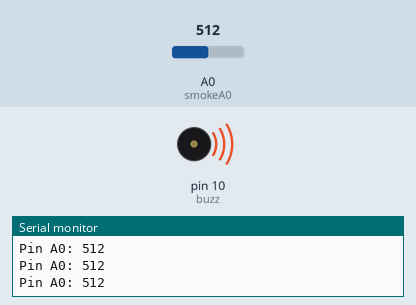
Simulated run of this sketch. Board: Arduino Uno, built with avr-gcc and run on an emulated ATmega328P. On the bench: buzzer (waves = sounding), the last lines printed to the serial monitor. The test bench sets the inputs (shaded band); at power-on: A0 (smokeA0) = 512.

Above: at 1.2 s.
1.3 s: A0 (smokeA0) set to 415
2.8 s: A0 (smokeA0) set to 392
At 3.6 s:
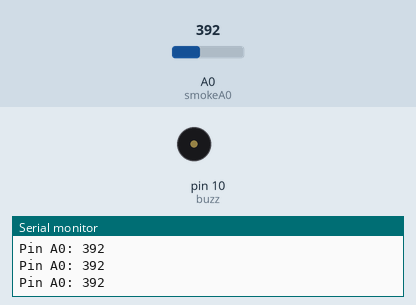
4.3 s: A0 (smokeA0) set to 410
At 4.9 s:
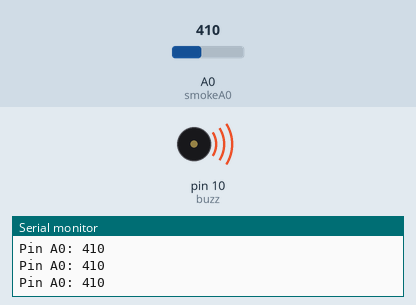
5.8 s: A0 (smokeA0) set to 390
At 6.3 s:
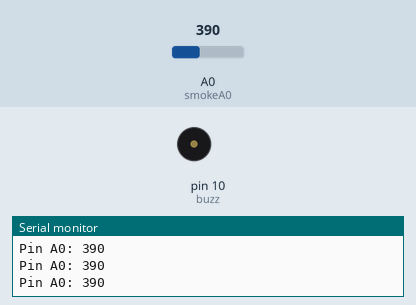
Timing chart, 0 to 8.3 s (numbered marks = the images above; inputs shaded):
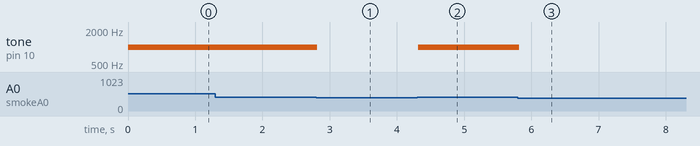

Measured:
- the behaviour switches between 401 and 400 on A0 (smokeA0) (found by bisection; images 0 and 1)
- after the input at 2.8 s, tone on pin 10 (buzz): 1000 Hz → silent at once
- after the input at 4.3 s, tone on pin 10 (buzz): silent → 1000 Hz at once
- after the input at 5.8 s, tone on pin 10 (buzz): 1000 Hz → silent at once

The sketch:

smokedetector.ino
```cpp
int buzz =10;
int smokeA0 = A0;
// Your threshold value
int sensorThres = 400;

void setup() {
  pinMode(smokeA0, INPUT);
  Serial.begin(115200);
}

void loop() {
  int analogSensor = analogRead(smokeA0);

  Serial.print("Pin A0: ");
  Serial.println(analogSensor);
  // Checks if it has reached the threshold value
  if (analogSensor > sensorThres)
  {
    tone(buzz, 1000, 200);
  }
  else
  {
    noTone(buzz);
  }
  delay(100);
}
```
